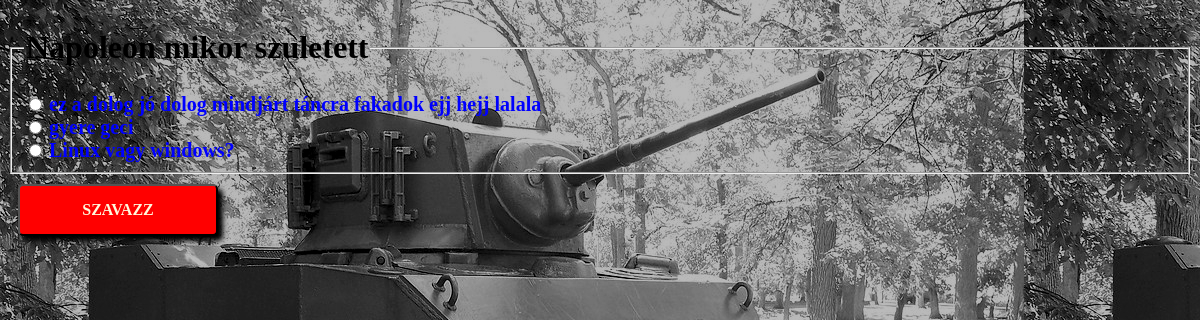
Screenshot of /polls/4/ with the database file from the repository.
### polls/models.py (models this page shows, shortened)
class Question(models.Model):
    question_text = models.CharField(max_length=200)
    pub_date = models.DateTimeField("date published")

class Choice(models.Model):
    question = models.ForeignKey(Question,on_delete=models.CASCADE)
    choice_text = models.CharField(max_length=200)
    votes = models.IntegerField(default=0)

### polls/views.py (the view)
# urls.py: path("<int:pk>/", views.DetailView.as_view(), name="detail"),
class DetailView(generic.DetailView):
    model = Question
    template_name = "polls/detail.html"
    def get_queryset(self):
        return Question.objects.filter(pub_date__lte=timezone.now())

### polls/templates/polls/detail.html (shortened to what this page needs)
<!DOCTYPE html>
<html lang="en">
<head>
</head>
<body>
    {% load static %}
    <link rel="stylesheet" href="{% static 'polls/style.css' %}">
    <form action="{% url 'polls:vote' question.id %}" method="post">
        <fieldset>
            <legend><h1>{{ question.question_text }}</h1></legend>
            {% for choice in question.choice_set.all %}
                <input type="radio" name="choice" id="choice{{ forloop.counter }}" value="{{ choice.id }}">
                <label for="choice{{ forloop.counter }}">{{ choice.choice_text }}</label><br>
            {% endfor %}
        </fieldset>
        <input type="submit" value="Szavazz" class="c">
        </form>
</body>
</html>

### polls/static/polls/style.css (style rules this page uses)
body { position:fixed; top:0; right:0; bottom:0; left:0; z-index: -100; background: cyan url("images/bela3.jpg"); }
label { color: blue; font-weight: bolder; font-size: 20px; }
.c { width: 200px; margin: 10px; padding: 15px; background:red; text-align: center; font-family: Verdana; font-size: 16px; text-transform: uppercase; border-radius: 5px; box-shadow: 5px 5px 5px #000; display:inline-block; color:cornsilk; transition: transform 0.3s; font-weight: bold; text-decoration: none; }

### rows the page displays
Question: question_text "Napoleon mikor szuletett"
Choice: choice_text "ez a dolog jó dolog mindjárt táncra fakadok ejj hejj lalala"
Choice: choice_text "gyere geci"
Choice: choice_text "Linux vagy windows?"
